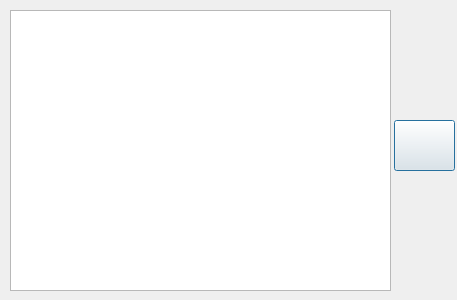
<?xml version="1.0" encoding="UTF-8"?>
<ui version="4.0">
 <class>GeneralBrowser</class>
 <widget class="QDialog" name="GeneralBrowser">
  <property name="geometry">
   <rect>
    <x>0</x>
    <y>0</y>
    <width>457</width>
    <height>300</height>
   </rect>
  </property>
  <property name="windowTitle">
   <string>Dialog</string>
  </property>
  <widget class="QTableView" name="tableView">
   <property name="geometry">
    <rect>
     <x>10</x>
     <y>10</y>
     <width>381</width>
     <height>281</height>
    </rect>
   </property>
  </widget>
  <widget class="QPushButton" name="pushButton">
   <property name="geometry">
    <rect>
     <x>394</x>
     <y>120</y>
     <width>61</width>
     <height>51</height>
    </rect>
   </property>
   <property name="text">
    <string/>
   </property>
  </widget>
 </widget>
 <resources/>
 <connections/>
</ui>
